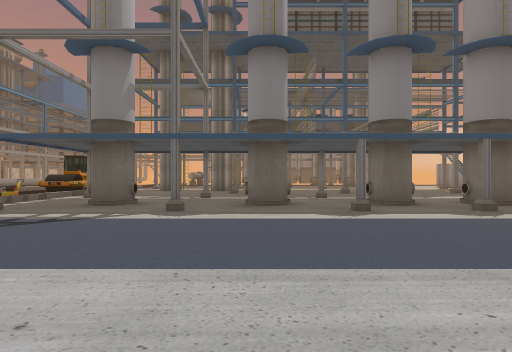
view 1 (above)

24 first-person views from a walk through a Unity game level. The camera is 1.4 m above the floor, looks level and sees 80° across. The floor is counted in squares, 2 m on a side. Each view is taken from the middle of a square. On the plan, view 1 faces up. The plan holds only what a view shows up to about 10 squares ahead; the rest is blank. The place goes on beyond the plan.

view 2
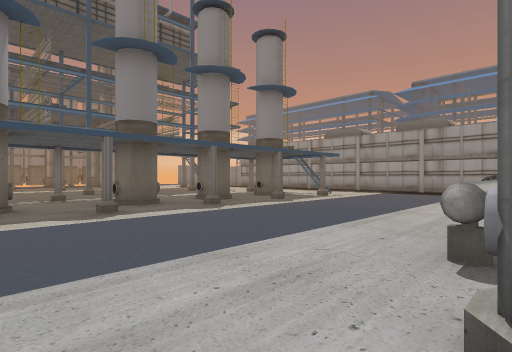

view 3
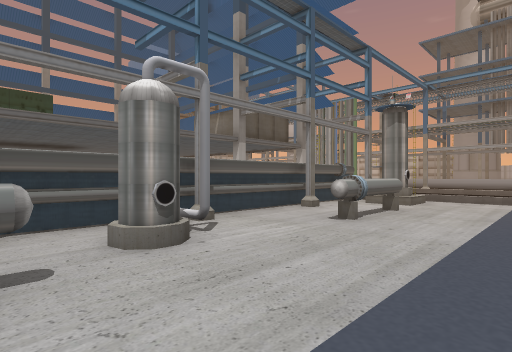

view 4
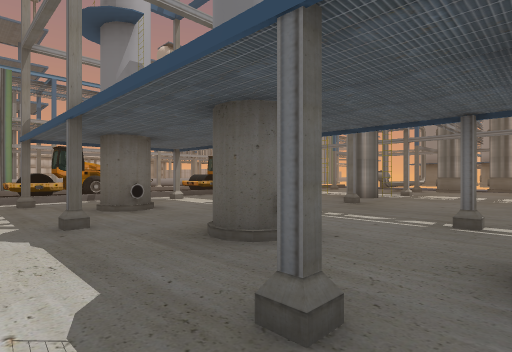

view 5
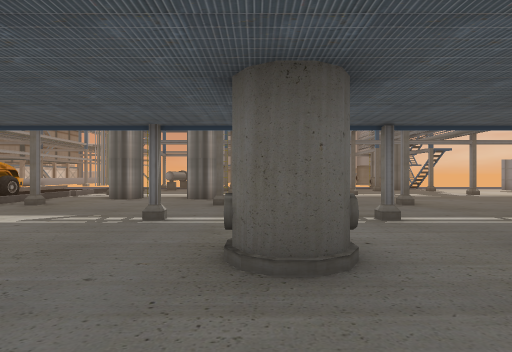

view 6
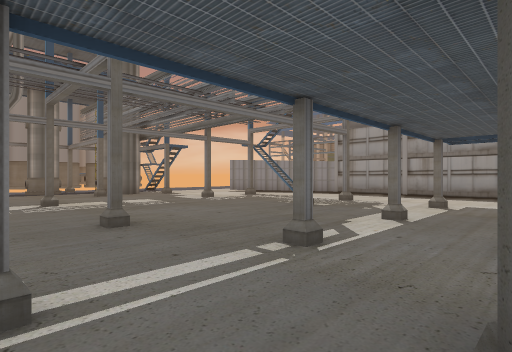

view 7
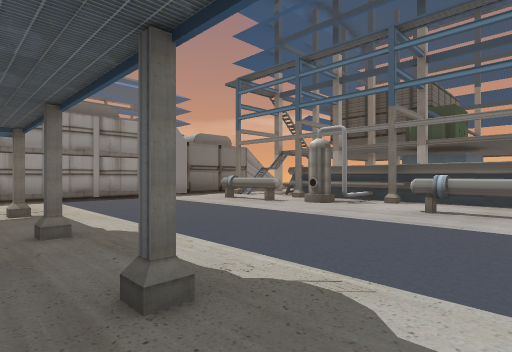

view 8
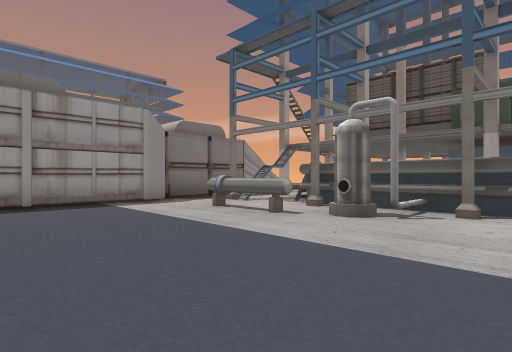

view 9
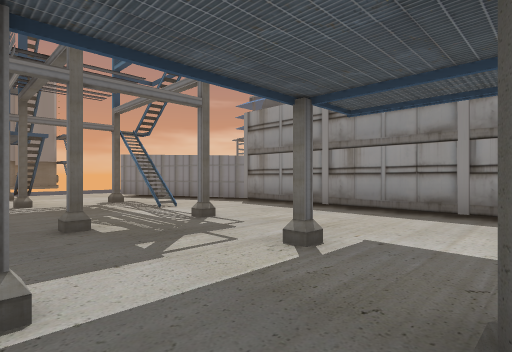

view 10
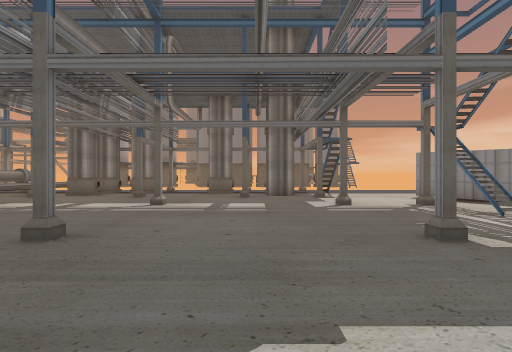

view 11
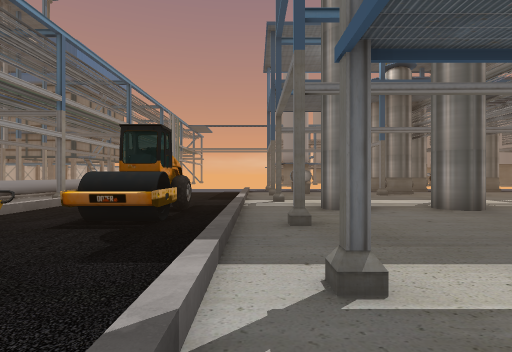

view 12
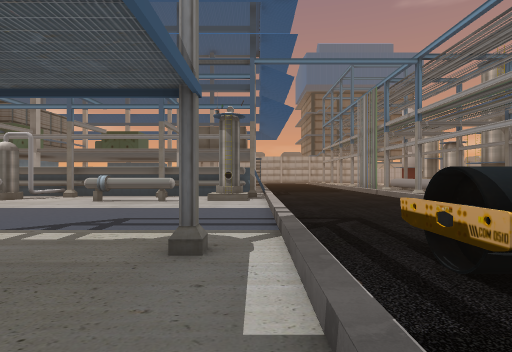

view 13
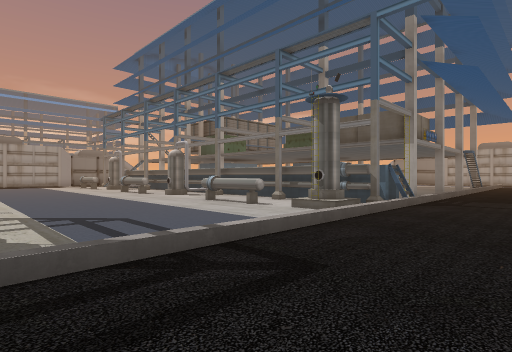

view 14
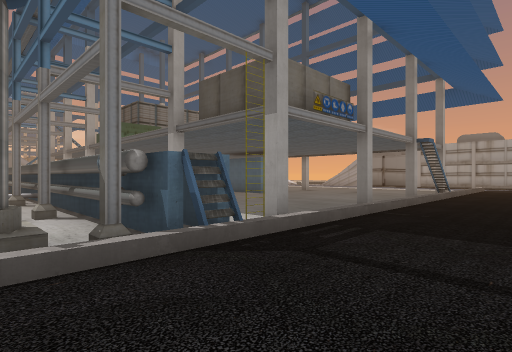

view 15
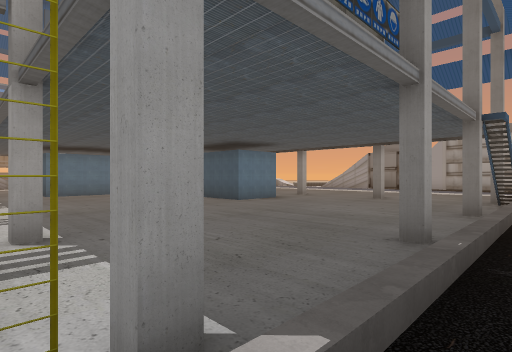

view 16
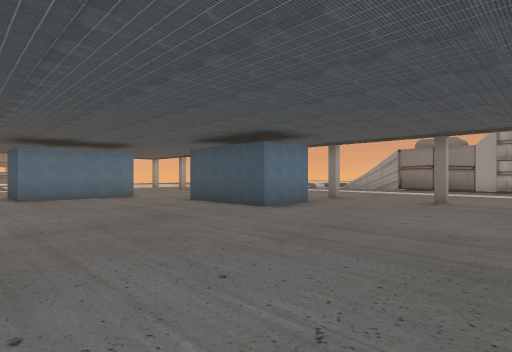

view 17
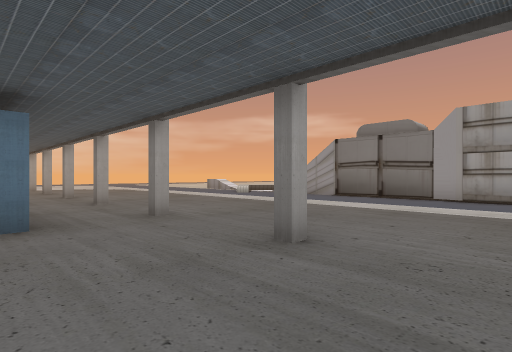

view 18
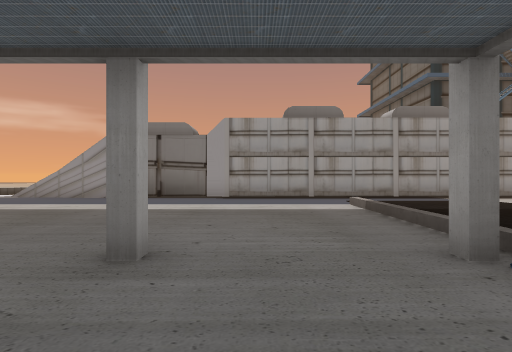

view 19
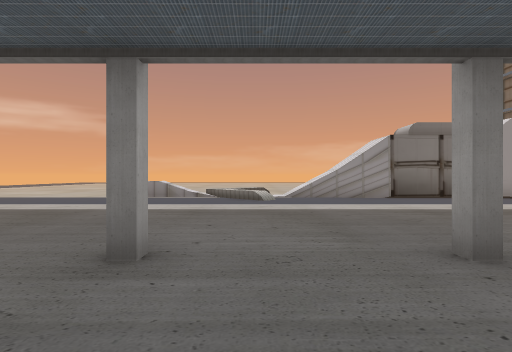

view 20
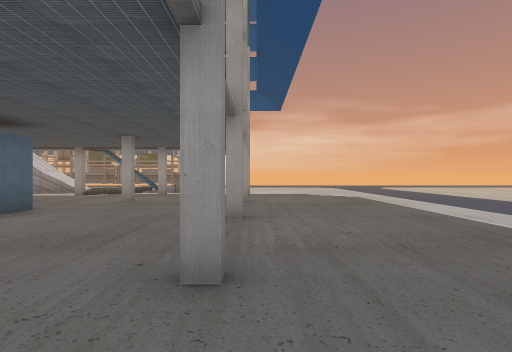

view 21
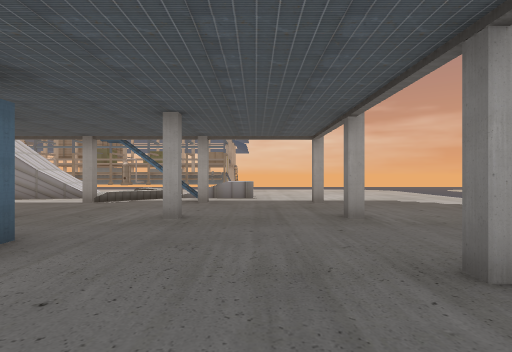

view 22
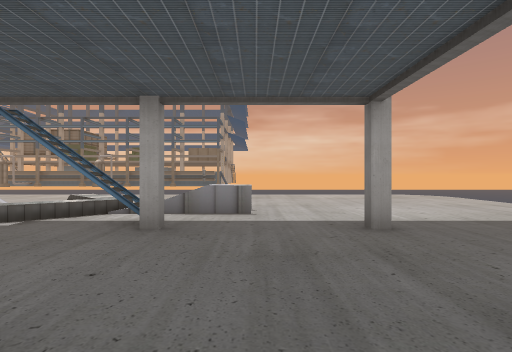

view 23
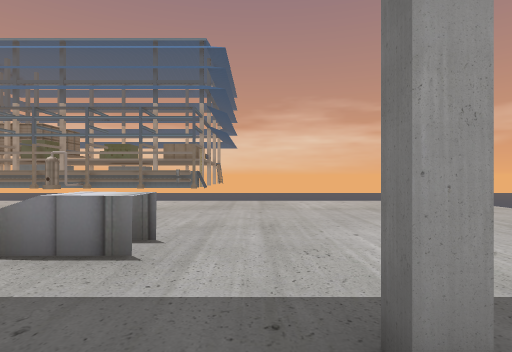

view 24
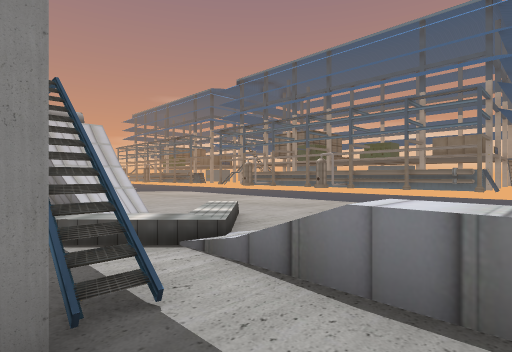

### Floor plan
Key: @ floor where view 1 was taken; # wall or solid block; x gap in a wall; . main floor; : floor 0.25 m higher than the main floor; + floor 0.75 m higher than the main floor; / step, stairs or slope; = window, fence, low wall or low ledge; ^ raised ledge; O other object.
Columns run from 9 left of view 1 to 23 right of it. Each row starts with its distance up from view 1.
 19          ............x
 18  ...   ..............#
 17  ..... ..............##
 16  ...#........#...#....#
 15  O...#.#=.......... ..#
 14 .O....................#
 13 .O....................#
 12 .O..#...#....#...#.#..#
 11 .O....................#
 10  +..#..#...#..#.#..#..#
  9  O....................#
  8  O...#...#..#..#.#...
  7  O.................#
  6 .O..#..#...#..#.#.....#
  5 ......................#
  4 ......................#
  3 ......................#
  2 ......................#
  1 .....=.^=...#.....#^#.##
  0 ....O..=.@##....##.....#
 -1 ...:..:..### ..####..:.^
 -2 ...#################x# //..
 -3 ...=....               /....
 -4 ...............       ./.....
 -5 .................   .../.......
 -6  ..#...........##  ..#./.......
 -7  ..............## ...//./.......
 -8  ..............##.....///..    ..
 -9  ..#.....###......#..##/    .....
-10  ........#   ........../ ........
-11  ......................=.......
-12  ..=...........................
-13    ...#..#..#..#..#..#.........
-14  ..............................
-15  ..............................
-16 ............................
-17 ............................
-18 ......................   ....
-19 ............../.......     ..
-20 #########^###/ // ....

Positions as (right, up) in squares from view 1, and headings:
1: (0, 0), facing up
2: (0, 0), facing up-right
3: (3, 3), facing down-left
4: (3, 5), facing up-left
5: (0, 5), facing up
6: (2, 8), facing up-right
7: (3, 7), facing down-right
8: (5, 5), facing down-right
9: (7, 8), facing up-right
10: (6, 9), facing up
11: (-6, 8), facing up
12: (-6, 9), facing down
13: (-9, 6), facing down-right
14: (-9, 0), facing down-right
15: (-7, -3), facing down-right
16: (-5, -4), facing down-right
17: (-5, -10), facing down-right
18: (-4, -10), facing down
19: (5, -10), facing down
20: (1, -13), facing right
21: (4, -11), facing right
22: (8, -11), facing right
23: (11, -12), facing right
24: (12, -11), facing up-right
